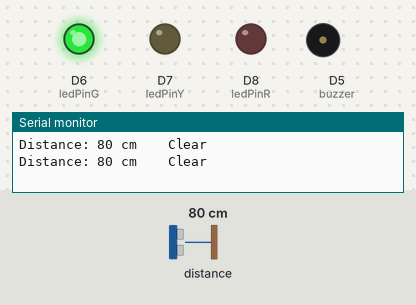
A sketch run on a simulated ESP8266 (NodeMCU). Parts: output pins drawn as LEDs (lit = HIGH), buzzer (waves = sounding, pin HIGH), the last lines printed to the serial monitor. Wiring (inferred from the names in the program): ultrasonic range finder: trigger D4; echo D3. The inputs (shaded band) are chosen by the test bench; at power-on: distance to the obstacle 80 cm. The echo pulse lasts 58.3 µs per cm; pins used as bus, display or sensor lines are not drawn.

Above: at 1.8 s.
1.9 s: distance to the obstacle set to 22 cm
3.4 s: distance to the obstacle set to 19 cm
At 5.2 s:
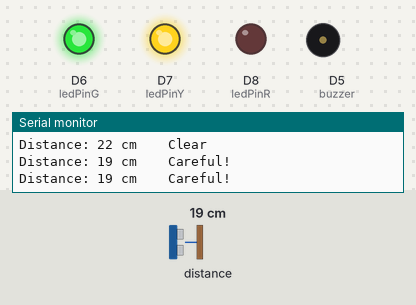
5.5 s: distance to the obstacle set to 12 cm
7.2 s: distance to the obstacle set to 9 cm
At 8.5 s:
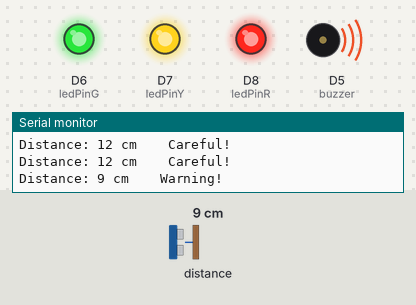
9.5 s: distance to the obstacle set to 18 cm
At 11.2 s:
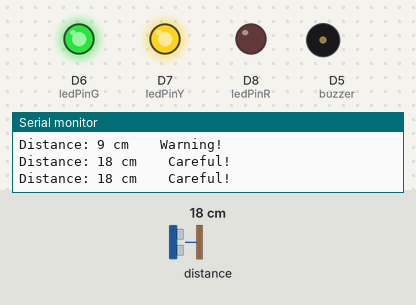
11.5 s: distance to the obstacle set to 2 cm
At 12.9 s:
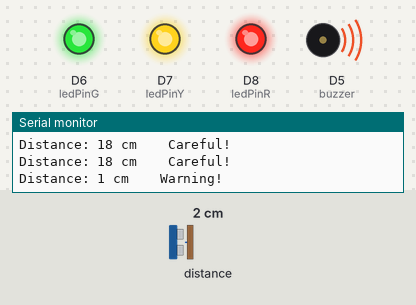
Timing chart, 0 to 14.5 s (numbered marks = the images above; inputs shaded):
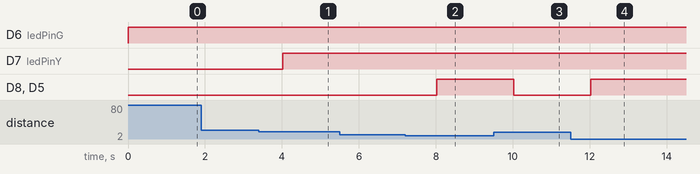

Measured:
- the behaviour switches between 21 and 20 cm on distance to the obstacle (found by bisection; images 0 and 1)
- the behaviour switches between 11 and 10 cm on distance to the obstacle (found by bisection; images 1 and 2)
- after the input at 3.4 s, D7 (ledPinY): LOW → HIGH after 0.62 s
- after the input at 7.2 s, D8 (ledPinR), D5 (buzzer): LOW → HIGH after 0.82 s
- after the input at 9.5 s, D8 (ledPinR), D5 (buzzer): HIGH → LOW after 0.52 s
- after the input at 11.5 s, D8 (ledPinR), D5 (buzzer): LOW → HIGH after 0.53 s

The sketch:

ultrasonic_led_buzzer.ino
```cpp
/*---------------------KRENOVATOR---------------------
  SMART DISTANCE & ALERT

  Demonstrates to aware of the distance using the
  ultrasonic sensor which can measure a distance
  in centimeter where the LED is responded when
  the threshold is reached.

  Get the code at github:
  https://github.com/MZulsyahmi/smart-distance-and-alert-using-mqtt.git

  by M.Zulsyahmi @krenovator
  September 2018
 */

//to initialize the pin used
int trigPin = D4;
int echoPin = D3;

int ledPinR = D8;     // LED red
int ledPinY = D7;     // LED yellow
int ledPinG = D6;     // LED green

int buzzer = D5;      // buzzer

long duration;
long distance;

void setup() {
  //declaration of each pin
  pinMode(trigPin, OUTPUT);   //trigger pin as a receiver
  pinMode(echoPin, INPUT);    //echo pin as a transmitter

  pinMode(ledPinR, OUTPUT);
  pinMode(ledPinY, OUTPUT);
  pinMode(ledPinG, OUTPUT);

  pinMode(buzzer, OUTPUT);    //buzzer

  Serial.begin(9600);
}

void loop() {
  digitalWrite(trigPin, LOW);   //to set the trigger as off
  delayMicroseconds(5);

  digitalWrite(trigPin, HIGH);  //triggers on
  delayMicroseconds(10);

  digitalWrite(trigPin, LOW);   //set back to off

  duration = pulseIn(echoPin, HIGH);  //emits the ultrasonic
  distance = (duration/2)/29.1;       //formula for the distance in ultrasonic in cm

  Serial.print("\nDistance: ");
  Serial.print(distance);             //recall command to be displayed
  Serial.print(" cm");

  /*condition...if else command*/
  if(distance <= 10){     //less than 10cm to give a warning
    Serial.print("    Warning!");   //warning will pop up
    digitalWrite(ledPinR, HIGH);    //led will lights up
    digitalWrite(ledPinY, HIGH);    //led will lights up
    digitalWrite(buzzer,HIGH);      // buzzer will turn ON
  }

  else if (distance > 10 && distance <=20){   //between 10cm and 20cm to give a clear sign
    Serial.print("    Careful!");   //clear sign pop up
    digitalWrite(ledPinR, LOW);     //led red turns off
    digitalWrite(ledPinY, HIGH);    //led yellow turns ON
    digitalWrite(buzzer,LOW);      // buzzer will turn OFF
  }

  else if (distance > 20){    //greater than 20cm to give a clear sign
    Serial.print("    Clear");    //clear sign pop up
    digitalWrite(ledPinR, LOW);     //led red turns off
    digitalWrite(ledPinY, LOW);     //led yellow turns off
    digitalWrite(ledPinG, HIGH);    //led green turns ON
    digitalWrite(buzzer,LOW);      // buzzer will turn OFF
  }
  delay(1000);
}
```
